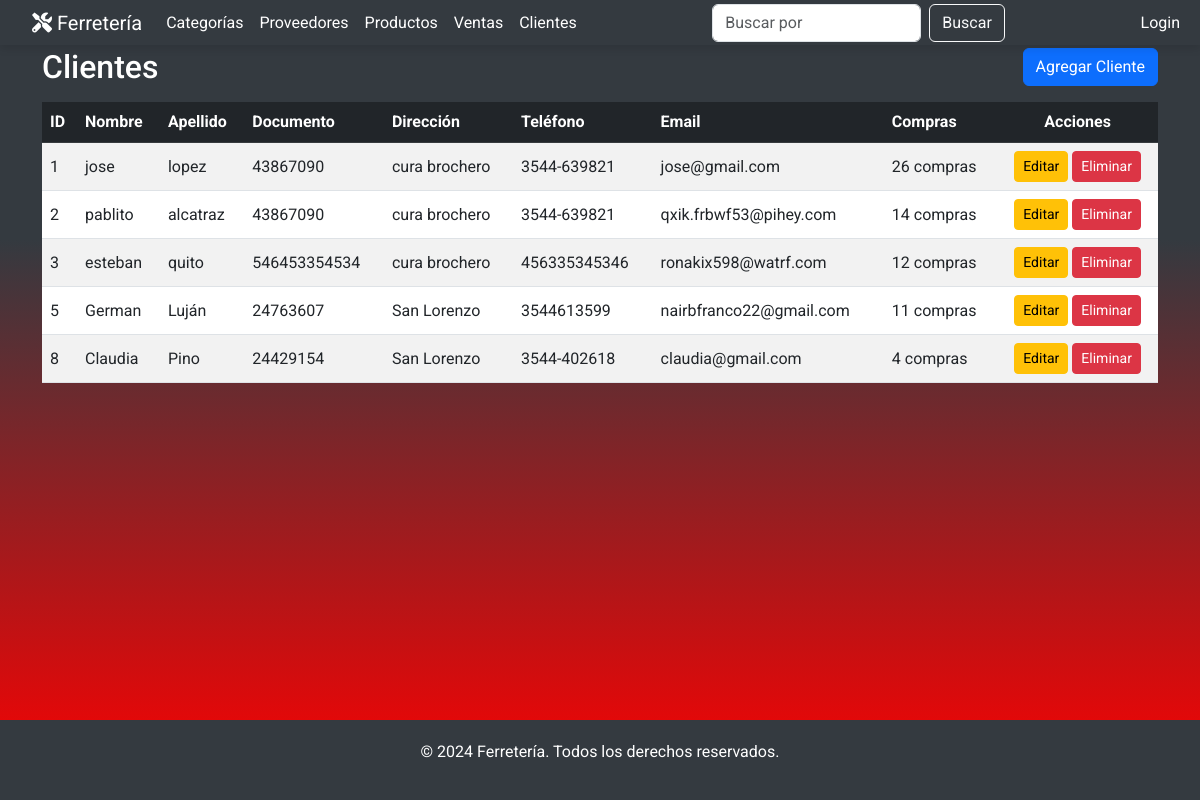
The page /clientes/ on the database as committed earlier.
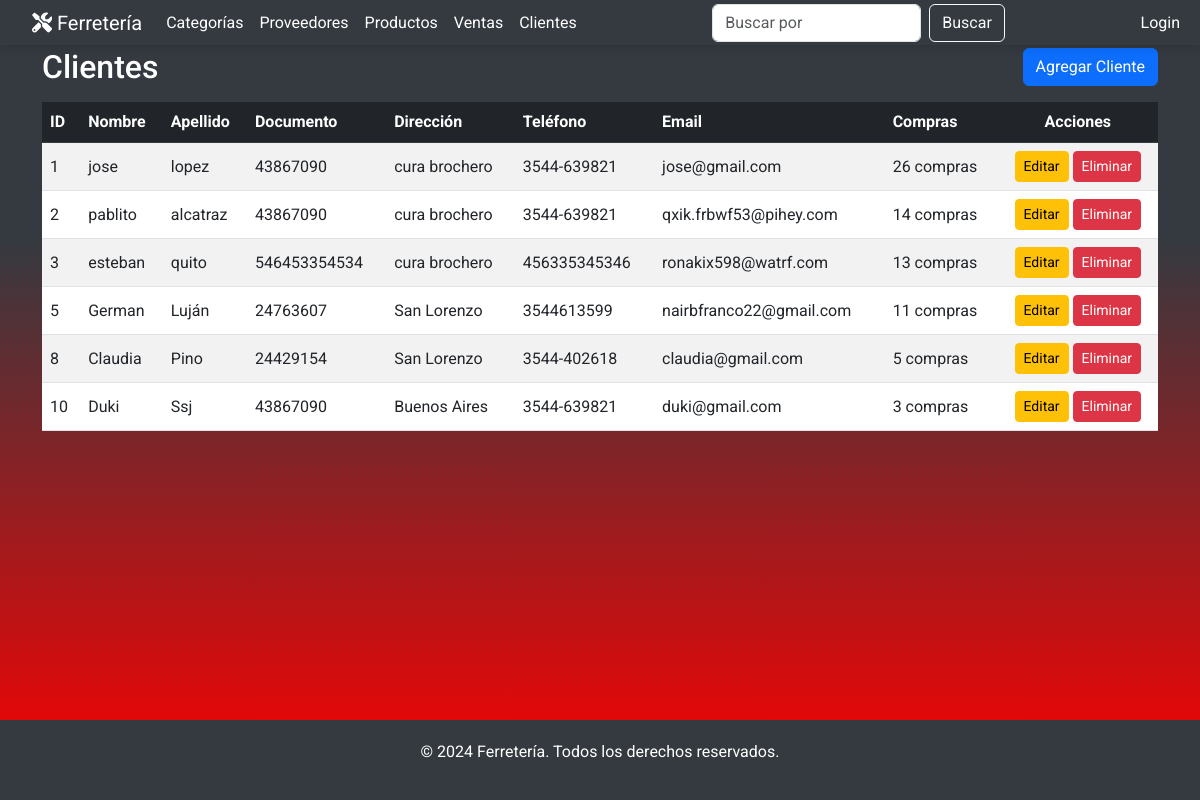
The same page on the database as committed later.
### miAplicacion/models.py (models this page shows, shortened)
class Cliente(models.Model):
    nombre = models.CharField(max_length=50)
    apellido = models.CharField(max_length=100)
    documento = models.CharField(max_length=50)
    direccion = models.CharField(max_length=200, default='', blank=True)
    telefono = models.CharField(max_length=15)
    email = models.EmailField(default='', blank=True)

### miAplicacion/views.py (the view)
# urls.py: path('clientes/', views.cliente_lista, name='cliente_lista'),
def cliente_lista(request):
    clientes = Cliente.objects.annotate(compras_recientes=Count('venta'))
    return render(request, 'clientes/cliente_lista.html', {'clientes': clientes})

### miAplicacion/templates/clientes/cliente_lista.html (shortened to what this page needs)
{% extends 'base.html' %}
{% block content %}
<div class="container my-5">
    <div class="d-flex justify-content-between align-items-center mb-3">
        <h2 class="mb-0">Clientes</h2>
        <a href="{% url 'cliente_agregar' %}" class="btn btn-primary">Agregar Cliente</a>
    </div>
    <div class="table-responsive">
        <table class="table table-striped table-hover align-middle">
            <thead class="table-dark">
                <tr>
                    <th>ID</th>
                    <th>Nombre</th>
                    <th>Apellido</th>
                    <th>Documento</th>
                    <th>Dirección</th>
                    <th>Teléfono</th>
                    <th>Email</th>
                    <th>Compras</th>
                    <th class="text-center">Acciones</th>
                </tr>
            </thead>
            <tbody>
                {% for cliente in clientes %}
                <tr onclick="window.location='{% url 'cliente_compras' cliente.id %}'">
                    <td>{{ cliente.id }}</td>
                    <td>{{ cliente.nombre }}</td>
                    <td>{{ cliente.apellido }}</td>
                    <td>{{ cliente.documento }}</td>
                    <td>{{ cliente.direccion }}</td>
                    <td>{{ cliente.telefono }}</td>
                    <td>{{ cliente.email }}</td>
                    <td>{{ cliente.compras_recientes }} compras</td>
                    <td class="text-center">
                        <a href="{% url 'cliente_editar' cliente.id %}" class="btn btn-warning btn-sm">Editar</a>
                        <a href="{% url 'cliente_eliminar' cliente.id %}" class="btn btn-danger btn-sm">Eliminar</a>
                    </td>
                </tr>
                {% endfor %}
            </tbody>
        </table>
    </div>
</div>
{% endblock %}

Rows that differ between the two databases and show on the page:
computed for Cliente "esteban": compras_recientes "12" → "13"
computed for Cliente "Claudia": compras_recientes "4" → "5"
added Cliente: id "10", nombre "Duki", apellido "Ssj", documento "43867090", direccion "Buenos Aires", telefono "3544-639821", email "duki@gmail.com", compras_recientes "3"
